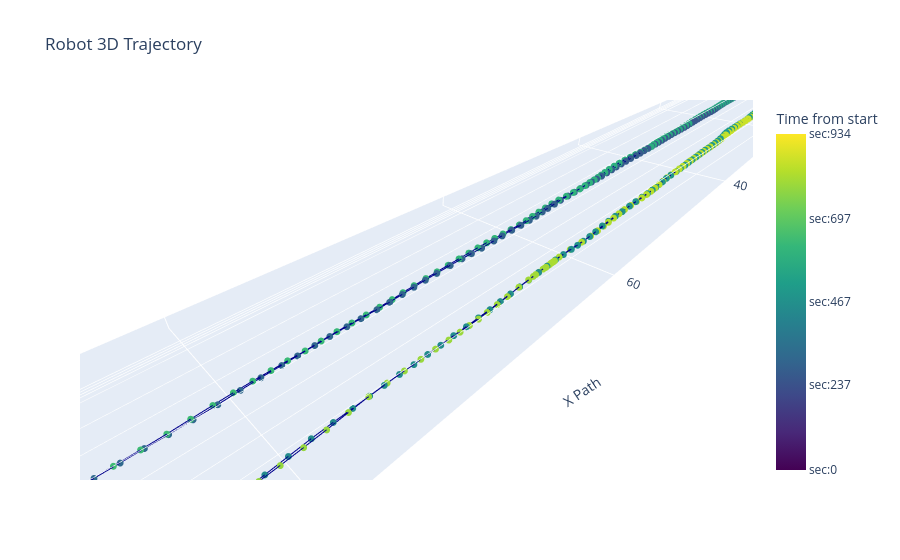

The code cell stored with this chart in its notebook:
### Code cell
import plotly.graph_objects as go
import numpy as np

gt_copy = gt_data

def floatsec_to_time(ft):
    ft = ft - gt_data['timestamp'].iloc[0]
    int_sec = int(ft)
    return "sec:" + str(int_sec)

time_offset = gt_copy['timestamp'].map(floatsec_to_time) # To display the timestamp on the hover text

tickvals = [
    gt_data['timestamp'].iloc[0],
    gt_data['timestamp'].iloc[len(gt_data['timestamp'])//4],
    gt_data['timestamp'].iloc[len(gt_data['timestamp'])//2],
    gt_data['timestamp'].iloc[len(gt_data['timestamp'])*3//4],
    gt_data['timestamp'].iloc[-1]
]
ticktext = [floatsec_to_time(t) for t in tickvals] # To display the timestamp on the color bar

# Create 3D plot
fig = go.Figure(data=[go.Scatter3d(
    x=gt_data['tx'], y=gt_data['ty'], z=gt_data['tz'],
    mode='lines+markers',
    marker=dict(
        size=4,
        color=gt_data['timestamp'],
        colorscale='Viridis', 
        showscale=True,
        colorbar=dict(
            title="Time from start",
            tickvals=tickvals,
            ticktext=ticktext,
            tickmode="array"
        )
    ),
    line=dict(color='darkblue', width=2),
    text=time_offset
)])

# Update layout for better visualization
fig.update_layout(
    scene=dict(
        xaxis_title='X Path',
        yaxis_title='Y Path',
        zaxis_title='Z Path',
        aspectmode='data', # Scale the axis equally
    ),
    title="Robot 3D Trajectory"
)
fig.show()

### Figure 1 — Plotly figure (JSON) as saved in the notebook; plotly's stock layout.template omitted (floating-point values rounded to 4 significant figures; data arrays with more than 128 entries replaced by an {"elided": "..."} marker saying what was removed)
{"data": [{"line": {"color": "darkblue", "width": 2}, "marker": {"color": {"elided": "899 float values"}, "colorbar": {"tickmode": "array", "ticktext": ["sec:0", "sec:237", "sec:467", "sec:697", "sec:934"], "tickvals": [1703000000.0, 1703000000.0, 1703000000.0, 1703000000.0, 1703000000.0], "title": {"text": "Time from start"}}, "colorscale": [[0, "#440154"], [0.1111, "#482878"], [0.2222, "#3e4989"], [0.3333, "#31688e"], [0.4444, "#26828e"], [0.5556, "#1f9e89"], [0.6667, "#35b779"], [0.7778, "#6ece58"], [0.8889, "#b5de2b"], [1, "#fde725"]], "showscale": true, "size": 4}, "mode": "lines+markers", "text": {"elided": "899 str values"}, "type": "scatter3d", "x": {"elided": "899 float values"}, "y": {"elided": "899 float values"}, "z": {"elided": "899 float values"}}], "layout": {"scene": {"aspectmode": "data", "xaxis": {"title": {"text": "X Path"}}, "yaxis": {"title": {"text": "Y Path"}}, "zaxis": {"title": {"text": "Z Path"}}}, "title": {"text": "Robot 3D Trajectory"}}}
